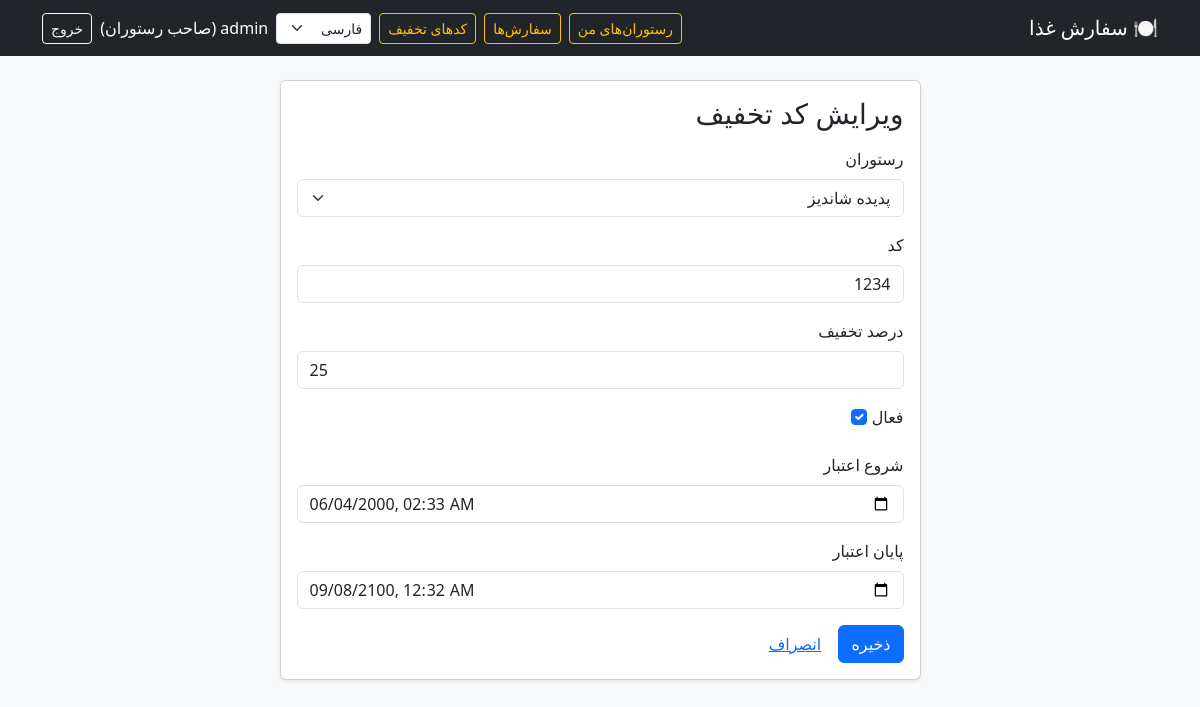
/orders/owner/discounts/1/edit/ (signed in), run on the app's committed database.
### accounts/models.py (models this page shows, shortened)
class User(AbstractUser):
    class Role(models.TextChoices):
        CUSTOMER = 'customer', _('Customer')
        OWNER = 'owner', _('Restaurant owner')
    role = models.CharField(max_length=10, choices=Role.choices, default=Role.CUSTOMER)
    phone = models.CharField(max_length=15, blank=True)
    address = models.TextField(blank=True)

### orders/models.py (models this page shows, shortened)
class DiscountCode(models.Model):
    restaurant = models.ForeignKey(Restaurant, on_delete=models.CASCADE,
                                   related_name='discount_codes')
    code = models.CharField(max_length=20, unique=True)
    percent = models.PositiveIntegerField(help_text=_('Discount percent (1 to 100)'))
    is_active = models.BooleanField(default=True)
    valid_from = models.DateTimeField()
    valid_to = models.DateTimeField()

### orders/views.py (the view)
# urls.py: path('owner/discounts/<int:pk>/edit/', views.discount_edit, name='discount_edit'),
@role_required(User.Role.OWNER)
def discount_edit(request, pk):
    code = get_object_or_404(DiscountCode, pk=pk, restaurant__owner=request.user)
    form = DiscountCodeForm(request.POST or None, instance=code, owner=request.user)
    if request.method == 'POST' and form.is_valid():
        form.save()
        messages.success(request, _('Discount code updated successfully.'))
        return redirect('orders:discount_list')
    return render(request, 'orders/form.html',
                  {'form': form, 'title': _('Edit discount code')})

### orders/forms.py (shortened to what this page needs)
class DiscountCodeForm(BootstrapMixin, forms.ModelForm):
    percent = forms.IntegerField(min_value=1, max_value=100, label=_('Discount percent'))
    class Meta:
        model = DiscountCode
        fields = ('restaurant', 'code', 'percent', 'is_active', 'valid_from', 'valid_to')
        labels = {
            'restaurant': _('Restaurant'),
            'code': _('Code'),
            'is_active': _('Active'),
            'valid_from': _('Valid from'),
            'valid_to': _('Valid until'),
        }
        widgets = {
            'valid_from': forms.DateTimeInput(attrs={'type': 'datetime-local'},
                                              format='%Y-%m-%dT%H:%M'),
            'valid_to': forms.DateTimeInput(attrs={'type': 'datetime-local'},
                                            format='%Y-%m-%dT%H:%M'),
        }
    def __init__(self, *args, owner=None, **kwargs):
        super().__init__(*args, **kwargs)
        if owner is not None:
            self.fields['restaurant'].queryset = Restaurant.objects.filter(owner=owner)
        for name in ('valid_from', 'valid_to'):
            self.fields[name].input_formats = ['%Y-%m-%dT%H:%M']

### restaurants/models.py (called while the page is built)
    def __str__(self):
        return self.name

### templates/orders/form.html (shortened to what this page needs)
{% extends 'base.html' %}
{% load i18n %}
{% block content %}
<div class="row justify-content-center">
  <div class="col-md-7">
    <div class="card shadow-sm"><div class="card-body">
      <h3 class="mb-3">{{ title }}</h3>
      <form method="post">
        {% include 'includes/form_fields.html' %}
        <button class="btn btn-primary">{% trans "Save" %}</button>
        <a class="btn btn-link" href="{% url 'orders:discount_list' %}">{% trans "Cancel" %}</a>
      </form>
    </div></div>
  </div>
</div>
{% endblock %}

### templates/base.html (shortened to what this page needs)
{% load i18n %}{% get_current_language as LANG %}{% get_current_language_bidi as BIDI %}<!DOCTYPE html>
<html lang="{{ LANG }}" dir="{% if BIDI %}rtl{% else %}ltr{% endif %}">
<head>
  {% if BIDI %}
  <link href="https://cdn.jsdelivr.net/npm/bootstrap@5.3.3/dist/css/bootstrap.rtl.min.css" rel="stylesheet">
  {% else %}
  <link href="https://cdn.jsdelivr.net/npm/bootstrap@5.3.3/dist/css/bootstrap.min.css" rel="stylesheet">
  {% endif %}
</head>
<body class="bg-light">
<nav class="navbar navbar-expand-lg navbar-dark bg-dark mb-4">
  <div class="container">
    <a class="navbar-brand" href="{% url 'home' %}">🍽️ {% trans "Food Order" %}</a>
    <div class="d-flex align-items-center gap-2 text-white flex-wrap">
      {% if user.is_authenticated and user.role == 'owner' %}
        <a class="btn btn-sm btn-outline-warning" href="{% url 'restaurants:owner_dashboard' %}">{% trans "My restaurants" %}</a>
        <a class="btn btn-sm btn-outline-warning" href="{% url 'orders:owner_order_list' %}">{% trans "Orders" %}</a>
        <a class="btn btn-sm btn-outline-warning" href="{% url 'orders:discount_list' %}">{% trans "Discount codes" %}</a>
      {% endif %}
      <form action="{% url 'set_language' %}" method="post" class="m-0">
        {% get_available_languages as LANGUAGES %}
        <select name="language" class="form-select form-select-sm" onchange="this.form.submit()">
          {% for code, name in LANGUAGES %}
            <option value="{{ code }}" {% if code == LANG %}selected{% endif %}>{{ name }}</option>
          {% endfor %}
        </select>
      </form>
      {% if user.is_authenticated %}
        <span>{{ user.username }} ({{ user.get_role_display }})</span>
        <form method="post" action="{% url 'accounts:logout' %}" class="m-0">
          <button class="btn btn-outline-light btn-sm">{% trans "Logout" %}</button>
        </form>
      {% else %}
        <a class="btn btn-outline-light btn-sm" href="{% url 'accounts:login' %}">{% trans "Login" %}</a>
        <a class="btn btn-warning btn-sm" href="{% url 'accounts:signup' %}">{% trans "Sign up" %}</a>
      {% endif %}
    </div>
  </div>
</nav>
<main class="container">
  {% block content %}{% endblock %}
</main>
</body>
</html>

### templates/includes/form_fields.html (shortened to what this page needs)
{% for field in form %}
  <div class="mb-3">
    <label class="form-label" for="{{ field.id_for_label }}">{{ field.label }}</label>
    {{ field }}
  </div>
{% endfor %}

### templates/base.html (style rules this page uses)
body { font-family: Tahoma, 'Segoe UI', sans-serif; }

### data on the page
User: role "صاحب رستوران"
DiscountCode: form "پدیده شاندیز" "1234" "25" "☑" "06/04/2000 02:33" "09/08/2100 00:32"

### other printed values
{{ title }} "ویرایش کد تخفیف"
{{ field.label }} "رستوران" "کد" "درصد تخفیف" "فعال" "شروع اعتبار" "پایان اعتبار"
form field language "فارسی"
